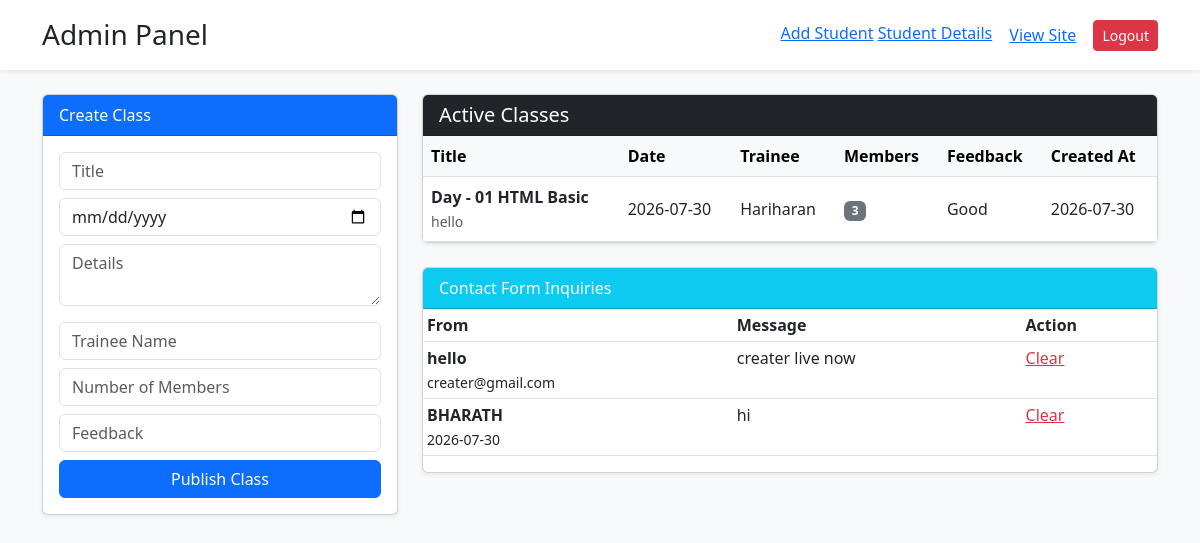
Page /admin (signed in) on the earlier database version.
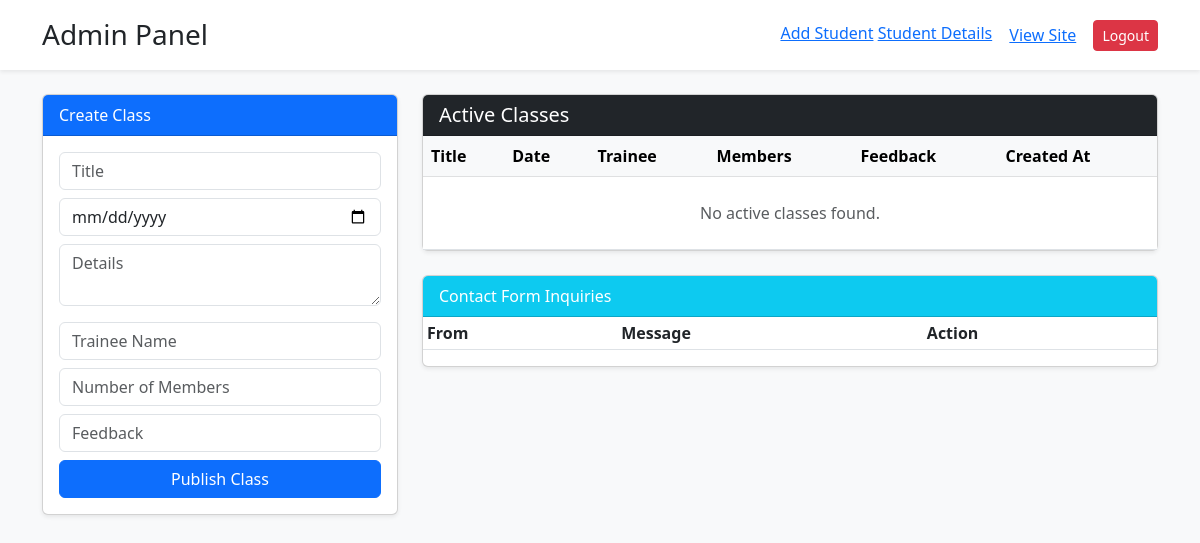
Same page on the later database version.
### app.py (models this page shows)
class Class(db.Model):
    id = db.Column(db.Integer, primary_key=True)
    title = db.Column(db.String(100))
    date = db.Column(db.String(50))
    description = db.Column(db.Text)
    trainee_name = db.Column(db.String(40))
    members = db.Column(db.Integer)
    feeback = db.Column(db.String(100))
    created_at = db.Column(db.DateTime, default=datetime.utcnow)

class Message(db.Model):
    id = db.Column(db.Integer, primary_key=True)
    name = db.Column(db.String(100))
    email = db.Column(db.String(100))
    content = db.Column(db.Text)

### app.py (the view)
@app.route('/admin')
@login_required
def admin_panel():
    classes = Class.query.all()
    messages = Message.query.all()
    return render_template('admin.html', classes=classes, messages=messages)

### app.py (called while the page is built)
@login_manager.user_loader
def load_user(user_id):
    return User.query.get(int(user_id))

### templates/admin.html (shortened to what this page needs)
<!DOCTYPE html>
<html lang="en">
  <head>
    <link href="https://cdn.jsdelivr.net/npm/bootstrap@5.3.0/dist/css/bootstrap.min.css" rel="stylesheet" />
    <link href="https://cdn.jsdelivr.net/npm/bootstrap@5.3.0/dist/css/bootstrap.min.css" rel="stylesheet" />
  </head>
  <body class="bg-light">
    <div class="container-fluid bg-white shadow-sm mb-4 p-3">
      <div class="container d-flex justify-content-between align-items-center">
        <h3 class="m-0 text-dark">Admin Panel</h3>
        <div>
            <a href="/admin/add_student">Add Student</a>
            <a href="/student_details">Student Details</a>
          <a href="/" class="btn btn-link">View Site</a>
          <a href="/logout" class="btn btn-danger btn-sm">Logout</a>
        </div>
      </div>
    </div>
    <div class="container">
      <div class="row">
        <div class="col-lg-4">
          <div class="card mb-4 shadow-sm">
            <div class="card-header bg-primary text-white">Create Class</div>
            <div class="card-body">
              <form action="/admin/add_class" method="POST">
                <input type="text" name="title" class="form-control mb-2" placeholder="Title" required />
                <input type="date" name="date" class="form-control mb-2" required />
                <textarea name="description" class="form-control mb-3" placeholder="Details" required></textarea>
                <input type="text" name="trainee_name" class="form-control mb-2" placeholder="Trainee Name" required />
                <input type="number" name="members" class="form-control mb-2" placeholder="Number of Members" required />
                <input type="text" name="feeback" class="form-control mb-2" placeholder="Feedback" required />
                <button class="btn btn-primary w-100">Publish Class</button>
              </form>
            </div>
          </div>
        </div>
        <div class="col-lg-8">
          <div class="card shadow-sm mb-4">
            <div class="card-header bg-dark text-white d-flex justify-content-between align-items-center">
              <h5 class="mb-0">Active Classes</h5>
            </div>
            <div class="table-responsive">
              <table class="table table-hover align-middle mb-0">
                <thead class="table-light">
                  <tr>
                    <th>Title</th>
                    <th>Date</th>
                    <th>Trainee</th>
                    <th>Members</th>
                    <th>Feedback</th>
                    <th>Created At</th>
                  </tr>
                </thead>
                <tbody>
                  {% for c in classes %}
                    <tr>
                      <td>
                        <strong>{{ c.title }}</strong>
                        {% if c.description %}
                          <br /><small class="text-muted">{{ c.description }}</small>
                        {% endif %}
                      </td>
                      <td>{{ c.date }}</td>
                      <td>{{ c.trainee_name or 'N/A' }}</td>
                      <td>
                        <span class="badge bg-secondary">{{ c.members or 0 }}</span>
                      </td>
                      <td>{{ c.feeback or 'No feedback' }}</td>
                      <td>{{ c.created_at.strftime('%Y-%m-%d') if c.created_at else 'N/A' }}</td>
                    </tr>
                  {% else %}
                    <tr>
                      <td colspan="6" class="text-center text-muted py-4">No active classes found.</td>
                    </tr>
                  {% endfor %}
                </tbody>
              </table>
            </div>
          </div>
          <div class="card shadow-sm">
            <div class="card-header bg-info text-white">Contact Form Inquiries</div>
            <div class="table-responsive">
              <table class="table table-sm">
                <thead>
                  <tr>
                    <th>From</th>
                    <th>Message</th>
                    <th>Action</th>
                  </tr>
                </thead>
                <tbody>
                  {% for m in messages %}
                    <tr>
                      <td>
                        <strong>{{ m.name }}</strong><br /><small>{{ m.email }}</small>
                      </td>
                      <td>{{ m.content }}</td>
                      <td>
                        <a href="/admin/delete_msg/{{ m.id }}" class="text-danger">Clear</a>
                      </td>
                    </tr>
                  {% endfor %}
                </tbody>
              </table>
            </div>
          </div>
        </div>
      </div>
    </div>
  </body>
</html>

Differences in the rows shown:
removed Class: title "Day - 01 HTML Basic", description "hello", date "2026-07-30", trainee_name "Hariharan", members "3", feeback "Good", created_at "2026-07-30"
removed Message: name "hello", email "creater@gmail.com", content "creater live now"
removed Message: name "BHARATH", email "2026-07-30", content "hi"
Other differences:
text now shown: "No active classes found."
